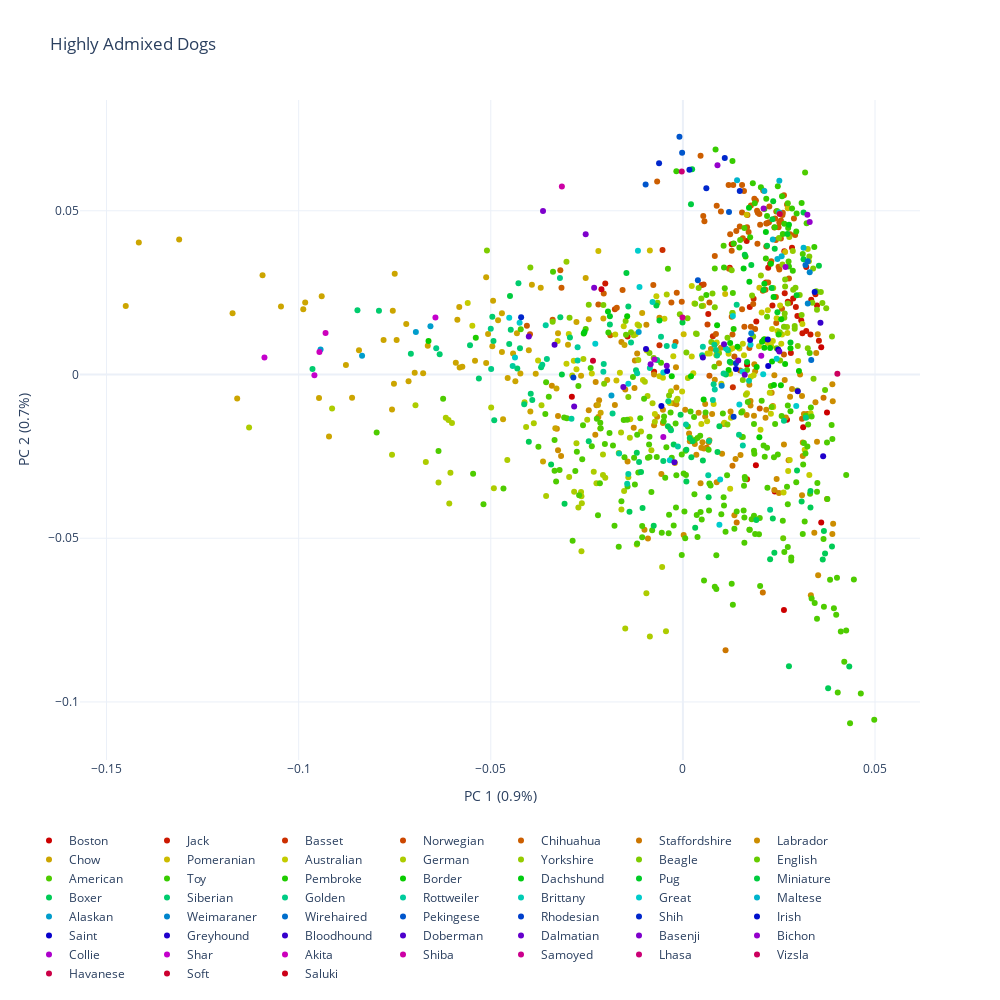

Notebook cell for this chart:
### Markdown cell above
# Dog Genomes Analyses

### Code cell
admx_dogs = from_smartpca(
    RESULTS / "full" / "PCA" / "convergence_5" / "DogGenomes" / "HighlyAdmixedDogs.evec",
    RESULTS / "full" / "PCA" / "convergence_5" / "DogGenomes" / "HighlyAdmixedDogs.eval",
)

fig = plot_populations(admx_dogs, dim_x=0, dim_y=1)
fig.update_layout(
    title="Highly Admixed Dogs",
    legend=dict(
            orientation="h",
            yanchor="top",
            y=-0.1,
            xanchor="right",
            x=0.9
        )
)
